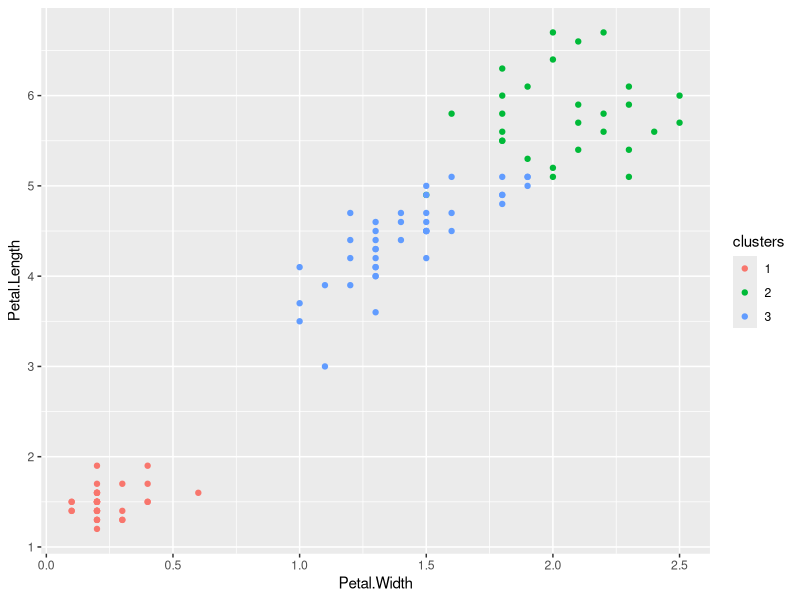

Recreate this plot in R.
## ---- chunk 1
require(knitr)
options(width=100)
opts_chunk$set(message=F, error=F, warning=F, comment=NA, fig.align='center', dpi=100, tidy=F, cache.path='.cache/', fig.path='fig/')

options(xtable.type='html')
knit_hooks$set(inline=function(x) {
    if(is.numeric(x)) {
        round(x, getOptions('digits'))
    } else {
        paste(as.character(x), collapse=', ')
    }
})
knit_hooks$set(plot=knitr:::hook_plot_html)
## ---- chunk 2
data(iris)
library(ggplot2)
library(caret)
train.flags <- createDataPartition(y=iris$Species, p=0.7, list=F)
iris.train <- iris[train.flags,]
iris.test <- iris[-train.flags,]
dim(iris.train)
dim(iris.test)
## ---- chunk 3
k.means1 <- kmeans(subset(iris.train, select=-c(Species)), centers=3)
iris.train$clusters <- as.factor(k.means1$cluster)
qplot(Petal.Width, Petal.Length, color=clusters, data=iris.train)
## ---- chunk 4
table(k.means1$cluster, iris.train$Species)
## ---- chunk 5
fit <- train(clusters ~ ., data=subset(iris.train, select=-c(Species)), method="rpart")
table(predict(fit, iris.train), iris.train$Species)
## ---- chunk 6
test.cluster.pred <- predict(fit, iris.test)
table(test.cluster.pred, iris.test$Species)
